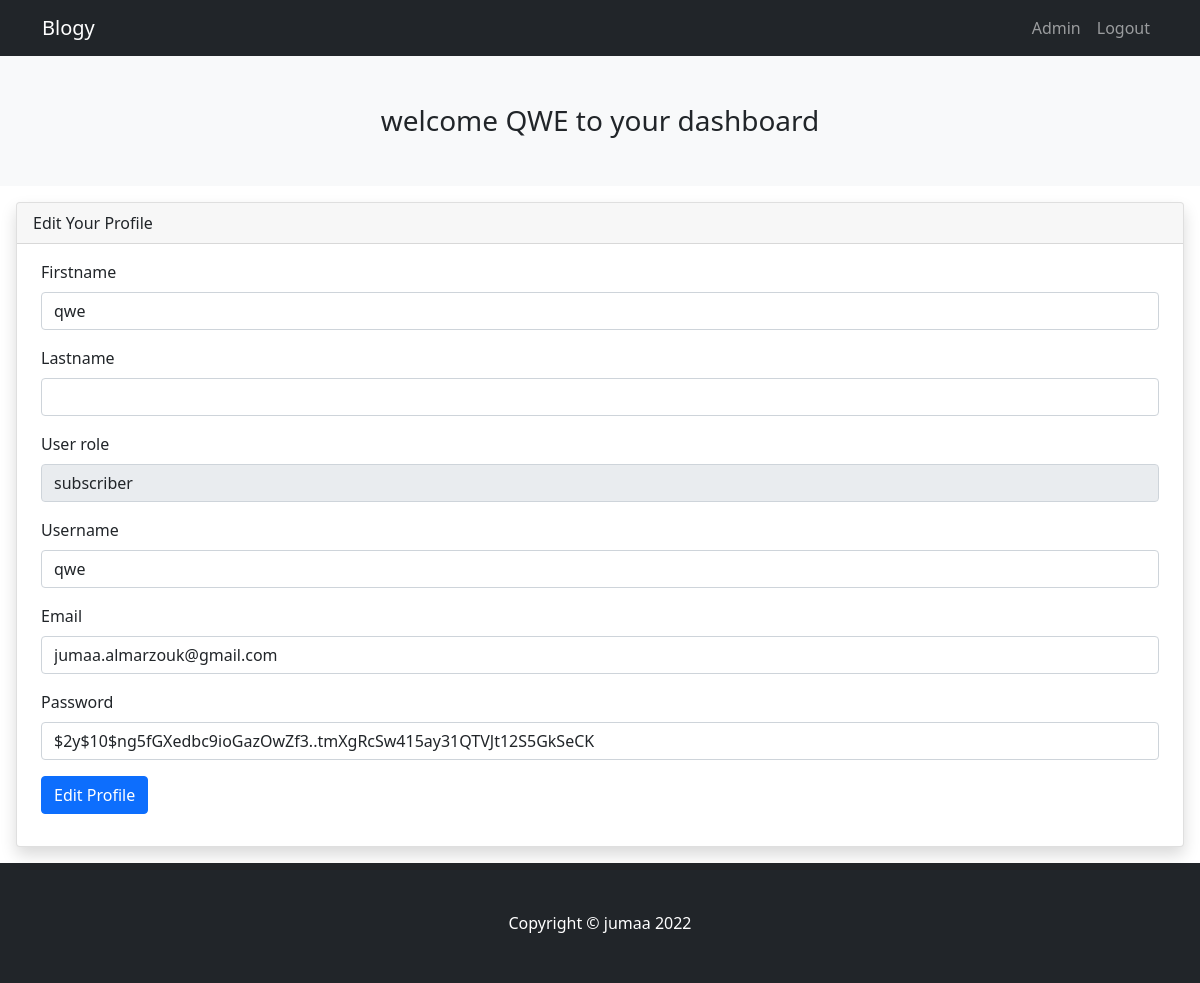
Page /profile.php (signed in) on the committed database.
### tables this page shows
CREATE TABLE IF NOT EXISTS `users` (
  `user_id` int(3) NOT NULL AUTO_INCREMENT,
  `username` varchar(255) NOT NULL,
  `user_password` varchar(255) NOT NULL,
  `user_firstname` varchar(255) DEFAULT NULL,
  `user_lastname` varchar(255) DEFAULT NULL,
  `user_email` varchar(255) NOT NULL,
  `user_image` text,
  `user_role` varchar(255) NOT NULL,
  PRIMARY KEY (`user_id`)
);

### profile.php (the view, shortened to what this page needs)
<?php include 'inc/header.php'; ?>
<?php include 'inc/navbar.php' ?>
<?php include 'inc/db.php' ?>
<?php
if (isset($_SESSION['username'])) {
    $username = $_SESSION['username'];
    $user_id = $_SESSION['user_id'];
    $query = "SELECT * FROM users WHERE user_id = $user_id";
    $stat = $conn->query($query);
    $result = $stat->fetchAll(PDO::FETCH_ASSOC);
    foreach ($result as $user) {
        $user_firstname = $user['user_firstname'];
        $user_lastname = $user['user_lastname'];
        $username = $user['username'];
        $user_email = $user['user_email'];
        $user_password = $user['user_password'];
        $user_role = 'subscriber';
    }
}
?>
<div id="layoutSidenav">
    <div id="layoutSidenav_content">
        <main>
            <div class="text-center bg-light">
                <h3 class="p-5">welcome <?= strtoupper($_SESSION['username']) ?> to your dashboard</h3>
            </div>
            <div class="card text-bg-light m-3 shadow">
                <div class="card-header">Edit Your Profile</div>
                <div class="card-body  px-4">
                    <form action="" method="post" enctype="multipart/form-data">
                        <div class="mb-3">
                            <label class="form-label">Firstname</label>
                            <input value="<?= $user_firstname ?>" type="text" class="form-control" name="user_firstname">
                        </div>
                        <div class="mb-3">
                            <label class="form-label">Lastname</label>
                            <input value="<?= $user_lastname ?>" type="text" class="form-control" name="user_lastname">
                        </div>
                        <div class="mb-3">
                            <label class="form-label">User role</label>
                            <div class="mb-3">
                                <input value="<?= $user_role ?>" type="text" disabled class="form-control" name="user_role">
                            </div>
                            <div class="mb-3">
                                <label class="form-label">Username</label>
                                <input value="<?= $username ?>" type="text" class="form-control" name="username">
                            </div>
                            <div class="mb-3">
                                <label class="form-label">Email</label>
                                <input value="<?= $user_email ?>" type="text" class="form-control" name="user_email">
                            </div>
                            <div class="mb-3">
                                <label class="form-label">Password</label>
                                <input value="<?= $user_password ?>" type="text" class="form-control" name="user_password">
                            </div>
                            <input type="submit" class="btn btn-primary" name="edit_profile" value="Edit Profile">
                    </form>
                </div>
            </div>
        </main>
    </div>
</div>
<?php include 'inc/footer.php'; ?>

### rows in the picture
users: user_firstname "qwe", username "qwe", user_email "jumaa.almarzouk@gmail.com", user_password "$2y$10$ng5fGXedbc9ioGazOwZf3..tmXgRcSw415ay31QTVJt12S5GkSeCK"

### other values in the picture
$_SESSION['username'] "QWE"
